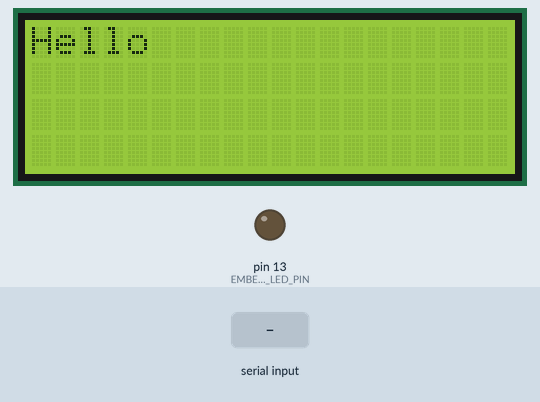
This sketch was run on a simulated Arduino Uno, built with avr-gcc and run on an emulated ATmega328P. Parts: 20×4 character LCD, output pins drawn as LEDs (lit = HIGH). The inputs (shaded band) are chosen by the test bench. What the sketch prints to the serial monitor is not drawn.

Above: at 0.1 s.
At 1.2 s:
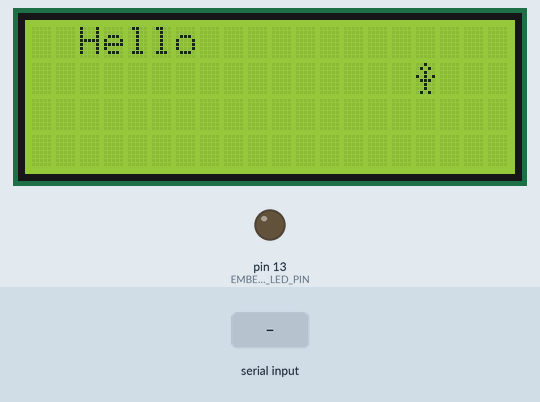
1.3 s: "1" received over Serial
At 2.0 s:
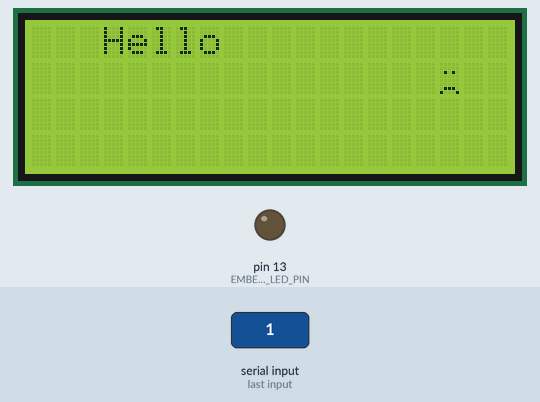
Timing chart, 0 to 4.3 s (numbered marks = the images above; inputs shaded):
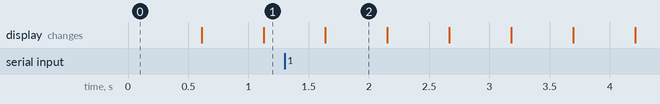

The sketch:

LCD_Test.ino
```cpp
//#include <Time.h>
//#include <TimeLib.h>

/*
 Example Arduino sketch for
 SainSmart IIC/I2C/TWI Serial 2004 20x4 LCD Module Shield For Arduino UNO MEGA R3
 http://www.sainsmart.com/sainsmart-iic-i2c-twi-serial-2004-20x4-lcd-module-shield-for-arduino-uno-mega-r3.html

 and

 This example uses F Malpartida's NewLiquidCrystal library. Obtain from:
 https://bitbucket.org/fmalpartida/new-liquidcrystal

 This example also uses Tennsy Time.h library. Obtain from:
 http://www.pjrc.com/teensy/td_libs_Time.html

 Tested on:
 Arduino Pro Mini, Arduino Uno - A4 (SDA), A5 (SCL)
 Arduino Mega 2560 - 20 (SDA), 21 (SCL)

 Last modified: 16-Dec-2013

*/
#include <Wire.h>
#include <LCD.h>
#include <LiquidCrystal_I2C.h>

#include "scheduler.h"


// Creat a set of new characters
byte smiley[8] = {
  0b00000,
  0b00000,
  0b01010,
  0b00000,
  0b00000,
  0b10001,
  0b01110,
  0b00000
};

byte armsUp[8] = {
  0b00100,
  0b01010,
  0b00100,
  0b10101,
  0b01110,
  0b00100,
  0b00100,
  0b01010
};

byte frownie[8] = {
  0b00000,
  0b00000,
  0b01010,
  0b00000,
  0b00000,
  0b00000,
  0b01110,
  0b10001
};


//#define I2C_ADDR      0x27 // I2C address of PCF8574A
#define I2C_ADDR      0x3F // I2C address of PCF8574A


#define BACKLIGHT_PIN 3
#define En_pin        2
#define Rw_pin        1
#define Rs_pin        0
#define D4_pin        4
#define D5_pin        5
#define D6_pin        6
#define D7_pin        7

//LiquidCrystal_I2C lcd(I2C_ADDR,En_pin,Rw_pin,Rs_pin,D4_pin,D5_pin,D6_pin,D7_pin, BACKLIGHT_PIN, POSITIVE);
LiquidCrystal_I2C lcd(I2C_ADDR, 2 ,1,0,4,5,6,7,3,POSITIVE);
//LiquidCrystal_I2C lcd(I2C_ADDR, 4, 5, 6, 0, 1, 2, 3, 7, NEGATIVE);
//////////////////////////////////////////////////////////////
#define TRIGGER_INIT_VALUE  0
#define INTERVAL_INIT_VALUE 1
#define INTERVAL_MAX_VALUE  512
#define EMBEDDED_LED_PIN    13
unsigned long previousMillis = 0;
unsigned long currentMillis = 0;
long interval = INTERVAL_INIT_VALUE;
byte trigger;
byte ledState = LOW;

int  backlight (void);
int backlightOn=1;
SimpleTask taskBlink(backlight);

//////////////////////////////////////////////////////////////
//override printf output
int my_putc(char outtext, FILE *t){
  Serial.print( outtext );
  lcd.print( outtext );
};
//////////////////////////////////////////////////////////////
void setup(){
  fdevopen( &my_putc, 0 ); //override printf output, this allows to print to more than one output device
  Serial.begin(115200);
  Serial.println(("Start..."));
  pinMode(EMBEDDED_LED_PIN, OUTPUT);
  trigger = TRIGGER_INIT_VALUE;


  lcd.begin(20,4);


  lcd.clear();
  lcd.home();
  lcd.setBacklight(HIGH);
//  lcd.cursor();

  lcd.write ("Hello");

  lcd.createChar (0, smiley);    // load character to the LCD
  lcd.createChar (1, armsUp);    // load character to the LCD
  lcd.createChar (2, frownie);   // load character to the LCD


  taskBlink.init();
  taskBlink.start(500);
};


void loop()
{
  taskBlink.loop();
  if (Serial.available())
     {
     char c = Serial.read();

     switch (c)
     {
      case '1':
        Serial.write ("setting cursor to 0,0\n");
        lcd.setCursor(0, 0);

        break;

      case '2':
        Serial.write ("setting cursor to 0,1\n");
        lcd.setCursor(0, 1);
        break;
      case '3':
        Serial.write ("setting cursor to 0,2\n");
        lcd.setCursor(0, 2);
        break;
      case '4':
        Serial.write ("setting cursor to 0,3\n");
        lcd.setCursor(0, 3);
        break;
      default:
        break;
     }
     }
  // when characters arrive over the serial port...
//  if (Serial.available())
//  {
//    // wait a bit for the entire message to arrive
//    delay(100);
//    // clear the screen
////   lcd.clear();
////    lcd.write("Type a Char");
//    // read all the available characters
//    while (Serial.available() > 0)
//    {
//      // display each character to the LCD
//      lcd.write(Serial.read());
//    }
//  }
}

int backlight(void)
{
  static int animate = 0;
  Serial.write ("backlight\n");

//  lcd.moveCursorRight();
//  lcd.scrollDisplayLeft();

  lcd.scrollDisplayRight();

lcd.setCursor (14,1);
lcd.print (char(animate));
animate++;
if (animate > 2)
  animate=0;

//  if (backlightOn)
//  {
//  lcd.setBacklight(LOW);
//  backlightOn=0;
////  lcd.write("Backlight OFF");
//
//  }
//  else
//  {
//  lcd.setBacklight(HIGH);
//  backlightOn=1;
////  lcd.write("Backlight ON");
//
//  }
return (500);

}

/////////////////////////////////////////////////////////////////////////////////////
```

Scheduler.cpp
```cpp
#include "arduino.h"
#include "Scheduler.h"

// Set USE_TIMER2 nonzero to use timer 2 as the scheduler tick source.
// This alows us to generate a tick interval of just over 1ms whether using an 8MHz or 16MHz processor.
// PWM using the Timer2 registers is still possible.
// Set USE_TIMER2 zero to use timer1 as the tick source.
// This requires patching wiring.c to allow us to intercept the tick interrupt.
// The tick rate interval will be just over 1ms using a 16MHz clock, and just over 2ms using an 8MHz clock.
#define USE_TIMER2    (1)

#if USE_TIMER2

// We set the prescaler to 64 for 10MHz clock and above, and to 32 for < 10MHz clock
# if F_CPU >= 10000000
#  define TCCR2_PRESCALER  (64)
# else
#  define TCCR2_PRESCALER  (32)
# endif
# define TICKS_PER_SECOND  ((F_CPU) / (256 * TCCR2_PRESCALER))

#else

// Wiring.c always uses a prescaler of 64 (timer 0 doesn't support 32)
# define TICKS_PER_SECOND  ((F_CPU) / (256 * 64))
extern void (*tick_callback)();    // this has to be patched in to wiring.c

#endif

// Static data
Task * volatile Task::rlr = 0;
Task * volatile Task::dlr = 0;

Task::Task() : ticksToWakeup(-1), state(suspended), next(0)
{
}

#ifdef USE_TIMER2
SIGNAL(TIMER2_OVF_vect)
{
  Task::tick();
}
#endif

void Task::init()
{
  uint8_t oldSREG = SREG;
  cli();
#if USE_TIMER2
  TCCR2A |= 0x03;                      // fast PWM mode
# if TCCR2_PRESCALER == 64
  TCCR2B = (TCCR2B & 0xC0) | 0x04;     // set prescaler to 64
# elif TCCR2_PRESCALER == 32
  TCCR2B = (TCCR2B & 0xC0) | 0x03;     // set prescaler to 32
# else
#  error "Invalid value for TCCR2_PRESCALER"
# endif
  TIMSK2 = 0x01;                       // enable interrupt on overflow
  ASSR = 0;                            // use internal clock
#else
  tick_callback = &Task::tick;
#endif
  SREG = oldSREG;
}

const unsigned int Task::ticksPerSecond = TICKS_PER_SECOND;

void Task::wakeup(int sleepTime)
{
  uint8_t oldSREG = SREG;
  cli();
  if (state == suspended)
  {
    doWakeup(sleepTime);
  }
  SREG = oldSREG;
}

// This function may only be called with interrupts disabled
void Task::doWakeup(int sleepTime)
{
  next = (Task*)0;
  if (sleepTime == 0)
  {
    // Put task at end of ready list
    state = ready;
    ticksToWakeup = 0;
    Task** p = const_cast<Task**>(&rlr);
    while (*p != 0)
    {
      p = const_cast<Task**>(&((*p)->next));
    }
    *p = this;
  }
  else if (sleepTime > 0)
  {
    // Insert task into delay list
    state = delaying;
    next = (Task*)0;
    Task** p = const_cast<Task**>(&dlr);
    while (*p != 0)
    {
      Task* t = *p;
      if (t->ticksToWakeup > sleepTime)
      {
        t->ticksToWakeup -= sleepTime;
        next = t;
        break;
      }
      sleepTime -= t->ticksToWakeup;
      p = const_cast<Task**>(&(t->next));
    }
    ticksToWakeup = sleepTime;
    *p = this;
  }
}


void Task::suspend()
{
  switch(state)
  {
  case suspended:
    break;

  case ready:
    if (this != rlr)    // can't suspend current task
    {
      Task** p = const_cast<Task**>(&rlr);
      uint8_t oldSREG = SREG;
      cli();
      while (*p != 0)
      {
        if (*p == this)
        {
          *p = next;
          break;
        }
        p = const_cast<Task**>(&((*p)->next));
      }
      state = suspended;
      SREG = oldSREG;
    }
    break;

  case delaying:
    {
      Task** p = const_cast<Task**>(&dlr);
      uint8_t oldSREG = SREG;
      cli();
      while (*p != 0)
      {
        if (*p == this)
        {
          *p = const_cast<Task*>(next);
          if (next != 0)
          {
            next->ticksToWakeup += ticksToWakeup;
          }
          break;
        }
        p = const_cast<Task**>(&((*p)->next));
      }
      state = suspended;
      SREG = oldSREG;
      ticksToWakeup = 0;
    }
    break;
  }
}

// Suspend all tasks other than this one.
void Task::suspendOthers()
{
  uint8_t oldSREG = SREG;
  cli();      // disable interrupts to prevent tasks on the DLR being woken up
  // Suspend all tasks on the delay list
  Task *t = dlr;
  while (t != 0)
  {
    t->state = suspended;
    t = t->next;
  }
  dlr = 0;

  // Suspend all tasks on the ready list except the current one
  t = rlr;
  if (t != 0)
  {
    while ((t = t->next) != 0)
    {
      t->state = suspended;
    }
    rlr->next = 0;
  }
  SREG = oldSREG;
}

void Task::loop()
{
  uint8_t oldSREG = SREG;
  cli();
  Task* current = rlr;
  SREG = oldSREG;
  if (current != 0)
  {
    int t = current->body();
    uint8_t oldSREG = SREG;
    cli();
    current->state = suspended;
    rlr = current->next;
    if (t >= 0)
    {
      current->doWakeup(t);
    }
    SREG = oldSREG;
  }
}

// Tick ISR, must be called with interrupts already disabled
void Task::tick()
{
  Task* t = dlr;
  if (t != 0)
  {
    --(t->ticksToWakeup);
    if (t->ticksToWakeup == 0)
    {
      // Remove this task any any more with zero ticks to wakeup from the delay list
      t->state = ready;
      Task** tt = const_cast<Task**>(&(t->next));
      while (*tt != 0 && (*tt)->ticksToWakeup == 0)
      {
        (*tt)->state = ready;
        tt = const_cast<Task**>(&((*tt)->next));
      }
      dlr = *tt;
      *tt = 0;

      // Append these tasks to the ready list
      Task** pp = const_cast<Task**>(&rlr);
      while (*pp != 0)
      {
        pp = const_cast<Task**>(&((*pp)->next));
      }
      *pp = t;
    }
  }
}

// End
```

Scheduler.h
```cpp
// Scheduler for Arduino

class Task
{
  enum TaskState
  {
    suspended = 0,
    ready = 1,
    delaying = 2
  };

public:
  Task();	                            // build a new task but don't start it
  void suspend();			    // suspend the task (i.e. cancel any scheduled wakeup). If the task is already executing then the call is ignored.
  static void suspendOthers();              // suspend all other tasks except the current one

  // Test whether the task is suspended
  bool isSuspended() const {
    return state == suspended;
  }

  static void loop();			    // this is the function we must keep calling for the scheduler to run
  static void init();
  static void tick();

  static const unsigned int ticksPerSecond;

protected:
  void wakeup(int sleepTime);	            // wake up a task after the specified time. Safe to call from an ISR.

  // This function is the body of the task.
  // The integer return value is the number of ticks we want to elapse before we are woken up again.
  // If it is zero then the task is placed at the back of the ready queue.
  // A negative number means we want to be suspended until another task wakes us up.
  virtual int body() = 0;

private:

  // internal function to wake up a task, must be called with interruopts disabled and task in suspended state
  void doWakeup(int sleepTime);

  int ticksToWakeup;		            // if this task is the first on on the delay list, then this is the number of ticks until it gets scheduled.
                                            // if it is not the first task on the delay list, need to add the tick counts from all other tasks ahead of it.
  volatile TaskState state;	            // what state the task is in
  Task * volatile next;		            // link to next task in list

  static Task * volatile rlr;		    // ready list root
  static Task * volatile dlr;	            // delay list root
};

class SimpleTask : public Task
{
public:
  // Definition of the type of a SimpleTask function.
  // The integer return value is the number of ticks we want to elapse before we are woken up again.
  // A negative number means we want to be suspended until another task wakes us up.
  typedef int (*TaskFunc)();

  SimpleTask(TaskFunc f) : Task(), func(f) {}	 // build a new SimpleTask but don't start it

  void start(int sleepTime)
  {
    wakeup(sleepTime);
  }

protected:
  /*override*/ int body()
  {
    return func();
  }

private:
  TaskFunc func;
};

// End
```

Measured:
- what the display in image 2 shows lasts 0.6 s, from 1.6 s to 2.2 s
